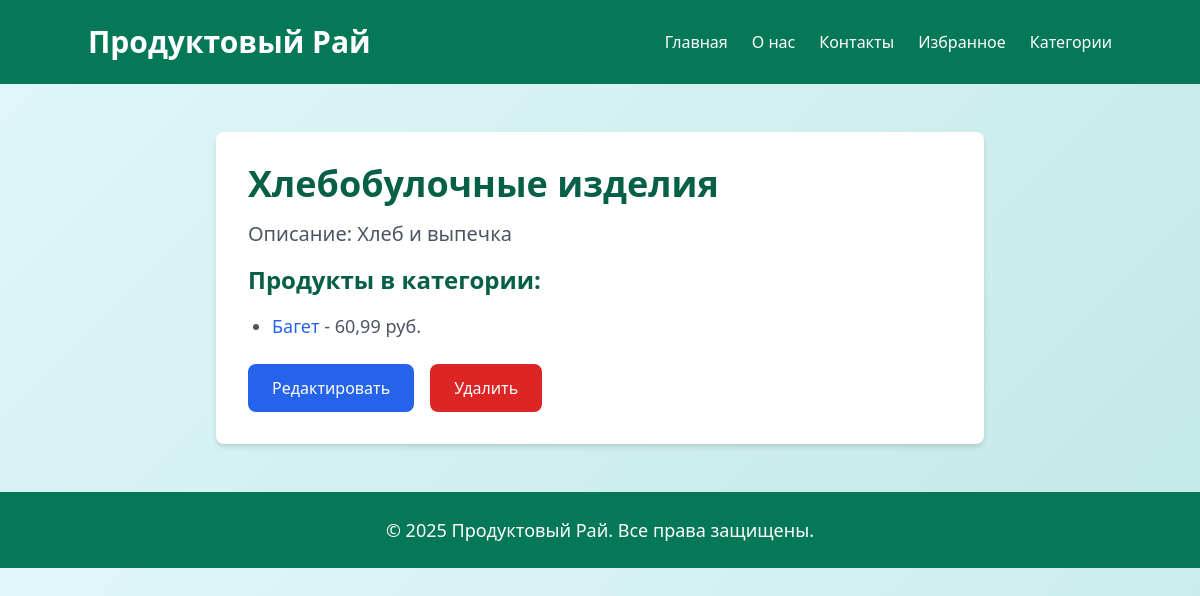
The page /category/5/ on the database its author committed.
### store/models.py (models this page shows, shortened)
class Category(models.Model):
    name = models.CharField(max_length=100)
    description = models.TextField()

class Product(models.Model):
    name = models.CharField(max_length=100)
    name_en = models.CharField(max_length=100)
    category = models.ForeignKey(Category, on_delete=models.CASCADE)
    price = models.DecimalField(max_digits=10, decimal_places=2)
    image = models.URLField()
    added_date = models.DateField()
    rating = models.FloatField(default=0.0)
    is_seasonal = models.BooleanField(default=False)
    stock = models.IntegerField()

### store/views.py (the view)
# urls.py: path('category/<int:category_id>/', views.category_detail, name='category_detail'),
def category_detail(request, category_id):
    category = get_object_or_404(Category, id=category_id)
    products = Product.objects.filter(category=category)
    context = {
        'category': category,
        'products': products
    }
    return render(request, 'store/category_detail.html', context)

### store/templates/store/category_detail.html (shortened to what this page needs)
<!DOCTYPE html>
<html lang="ru">
<head>
    <link href="https://cdn.jsdelivr.net/npm/tailwindcss@2.2.19/dist/tailwind.min.css" rel="stylesheet">
</head>
<body class="bg-gray-100 font-sans">
    <header class="bg-green-700 text-white p-6">
        <div class="container mx-auto flex justify-between items-center">
            <h1 class="text-3xl font-bold">Продуктовый Рай</h1>
            <div class="flex space-x-6">
                <a href="{% url 'home' %}" class="hover:text-yellow-300 transition-colors">Главная</a>
                <a href="/about" class="hover:text-yellow-300 transition-colors">О нас</a>
                <a href="/contacts" class="hover:text-yellow-300 transition-colors">Контакты</a>
                <a href="/favorites" class="hover:text-yellow-300 transition-colors">Избранное</a>
                <a href="{% url 'category_list' %}" class="hover:text-yellow-300 transition-colors">Категории</a>
            </div>
        </div>
    </header>
    <section class="container mx-auto py-12">
        <div class="bg-white p-8 rounded-lg shadow-md max-w-3xl mx-auto">
            <h1 class="text-4xl font-bold text-green-800 mb-4">{{ category.name }}</h1>
            <p class="text-xl text-gray-600 mb-4">Описание: {{ category.description }}</p>
            <h2 class="text-2xl font-semibold text-green-800 mb-4">Продукты в категории:</h2>
            {% if products %}
                <ul class="list-disc pl-6">
                    {% for product in products %}
                        <li class="text-lg text-gray-600 mb-2">
                            <a href="{% url 'product_detail' product.id %}" class="text-blue-600 hover:underline">{{ product.name }}</a> - {{ product.price }} руб.
                        </li>
                    {% endfor %}
                </ul>
            {% else %}
                <p class="text-gray-600">В этой категории пока нет продуктов.</p>
            {% endif %}
            <div class="mt-6 flex space-x-4">
                <a href="{% url 'category_edit' category.id %}" class="inline-block bg-blue-600 text-white px-6 py-3 rounded-lg btn hover:bg-blue-700">Редактировать</a>
                <a href="{% url 'category_delete' category.id %}" class="inline-block bg-red-600 text-white px-6 py-3 rounded-lg btn hover:bg-red-700" onclick="return confirm('Вы уверены, что хотите удалить категорию?')">Удалить</a>
            </div>
        </div>
    </section>
    <footer class="bg-green-700 text-white p-6 text-center">
        <p class="text-lg">© 2025 Продуктовый Рай. Все права защищены.</p>
    </footer>
</body>
</html>

### store/templates/store/category_detail.html (style rules this page uses)
body { font-family: 'Roboto', sans-serif; background: linear-gradient(135deg, #e0f7fa 0%, #c3e8e5 100%); background-size: cover; }
.btn { transition: transform 0.2s, background-color 0.2s; }

### rows shown on the page
Category: name "Хлебобулочные изделия", description "Хлеб и выпечка"
Product: name "Багет", price "60,99"
